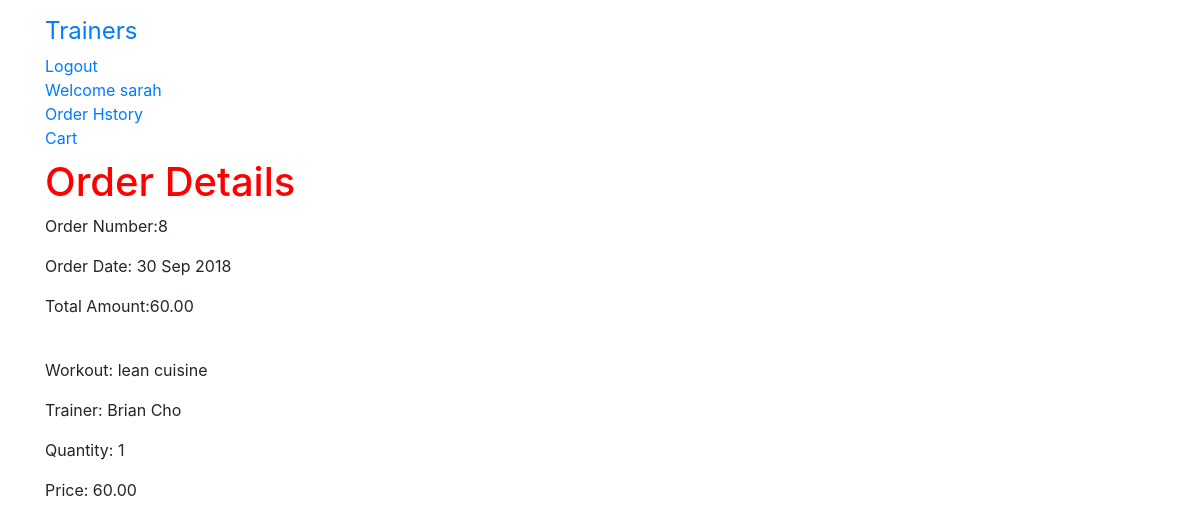
The app's page /order/8/ (signed in) with its own data.
### gym/models.py (models this page shows)
class User(AbstractUser):
    is_trainer = models.BooleanField(default=False)
    is_client= models.BooleanField(default=False)

### order/models.py (models this page shows, shortened)
class Order(models.Model):
    name = models.CharField(max_length=250, default='none') #newnew
    token = models.CharField(max_length=250,blank=True)
    total = models.DecimalField(max_digits=10,decimal_places=2,verbose_name='GBP Order Total')
    emailAddress = models.EmailField(max_length=250,blank=True,verbose_name='Email Address')
    created = models.DateTimeField(auto_now_add=True)
    billingName = models.CharField(max_length=250,blank=True)
    billingAddress1 = models.CharField(max_length=250,blank=True)
    billingCity = models.CharField(max_length=250,blank=True)
    billingPostcode = models.CharField(max_length=10,blank=True)
    billingCountry = models.CharField(max_length=250,blank=True)
    class Meta:
        db_table = 'Order'
        ordering = ['-created'] #to have the most recent order come up first

class OrderItem(models.Model):
    workout = models.CharField(max_length=250)
    trainer = models.CharField(max_length=250, default='none') #new addition
    quantity = models.IntegerField()
    price = models.DecimalField(max_digits=10,decimal_places=2,verbose_name='GBP Price')
    order = models.ForeignKey(Order,on_delete=models.CASCADE)
    class Meta:
        db_table = 'OrderItem'

### order/views.py (the view)
# urls.py: path('<int:order_id>/', views.viewOrder,name='order_detail'),
@login_required
def viewOrder(request, order_id):
    if request.user.is_authenticated:
        email = str(request.user.email)
        order = Order.objects.get(id=order_id,emailAddress=email)
        order_items = OrderItem.objects.filter(order=order)
    context = {'order': order, 'order_items': order_items}
    return render(request, 'order/order_detail.html', context)

### order/templates/order/order_detail.html
{% extends 'base.html' %}
{% load staticfiles %}
{% block content %}
  <h1>Order Details</h1>
  <p>Order Number:{{ order.id }} </p>
  <p>Order Date: {{ order.created|date:"d M Y"}}</p>
  <p>Total Amount:{{ order.total }} </p>
  <br>
  {% for item in order_items%}
  <p>Workout: {{item.workout}}</p>
  <p>Trainer: {{item.trainer}}</p>
  <p>Quantity: {{item.quantity}}</p>
  <p>Price: {{item.price}}</p>
  {% endfor %}
{% endblock %}

### gym/templates/base.html (shortened to what this page needs)
<!DOCTYPE html>
{% load staticfiles %}
<html lang="en" dir="ltr">
  <head>
    <link rel="stylesheet" href="https://maxcdn.bootstrapcdn.com/bootstrap/4.0.0/css/bootstrap.min.css">
    <link rel="stylesheet" href="{% static 'gym/css/app.css' %}">
  </head>
  <body>
    <nav class="navbar navbar-default techfont custom-navbar">
      <div class="container">
        <ul class="nav navbar-nav">
          <li> <a class="navbar-brand bigbrand" href="{% url 'gym:trainer_list'%}">Trainers</a> </li>
        {% if user.is_authenticated %}
          <li> <a href="{% url 'logout'%}">Logout</a> </li>
          <li> <a href="{% url 'gym:profile'%}">Welcome {{ user.username }}</a> </li>
          <li> <a href="{% url 'order:order_history'%}">Order Hstory</a> </li>
          <li> <a href="{% url 'cart:cart_detail'%}"> Cart</a> </li>
        {% else %}
          <li> <a class="nav-item active" href="{% url 'gym:client_signup'%}"> Register as Client</a> </li>
          <li> <a href="{% url 'gym:trainer_signup'%}"> Register as Trainer</a> </li>
          <li> <a class="nav navbar-right" href="{% url 'login'%}">Login</a> </li>
        {% endif %}
        </ul>
      </div>
    </nav>
    <div class="container">
    {% block content %}
    {% endblock %}
    </div>
  </body>
</html>

### gym/static/gym/css/app.css (style rules this page uses)
h1 { color: red; }
.bigbrand { font-size: 1.5em; }

### records on screen
User: username "sarah"
Order: id "8", created "30 Sep 2018", total "60.00"
OrderItem: workout "lean cuisine", trainer "Brian Cho", quantity "1", price "60.00"
